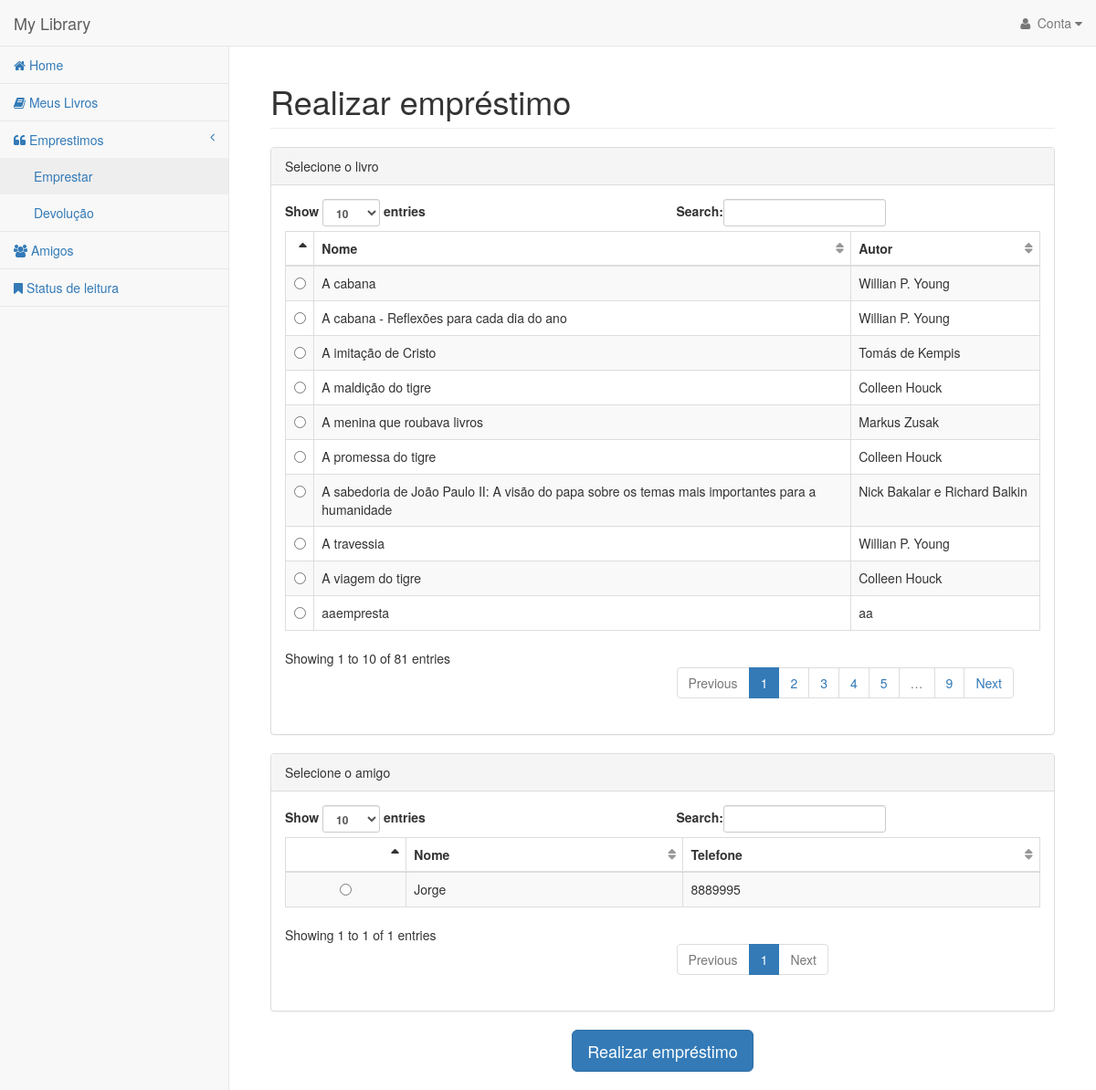
Page /telas/form-emprestimo.php (signed in) on the committed database.
### tables this page shows
CREATE TABLE `livro` (
  `idLivro` int(11) NOT NULL,
  `nome` varchar(100) NOT NULL,
  `autor` varchar(45) NOT NULL,
  `data` date NOT NULL,
  `statusEmprestimo` tinyint(1) NOT NULL DEFAULT '0',
  `statusLeitura` tinyint(1) NOT NULL,
  `Usuario_id_usr` int(11) NOT NULL
);

CREATE TABLE `amigo` (
  `idAmigo` int(11) NOT NULL,
  `nome` varchar(45) NOT NULL,
  `telefone` varchar(11) DEFAULT NULL,
  `Usuario_id_usr` int(11) NOT NULL
);

### telas/form-emprestimo.php (the view, shortened to what this page needs)
<?php
$verifica = true;
$PDO = db_connect();
$id_usr = $_SESSION['id_usr'];
$sqllista = "SELECT * FROM livro where Usuario_id_usr = :id_usr AND statusEmprestimo=0 ORDER BY nome ASC";
$stmtlista = $PDO->prepare($sqllista);
$stmtlista->bindParam(':id_usr', $id_usr);
$stmtlista->execute();
$sql_counta_total = "SELECT COUNT(*) AS total FROM livro WHERE Usuario_id_usr= :id_usr ORDER BY nome ASC ";
$stmt_counta_total = $PDO->prepare($sql_counta_total);
$stmt_counta_total->bindParam(':id_usr', $id_usr);
$stmt_counta_total->execute();
$total = $stmt_counta_total->fetchColumn();
$sqlamigo = "SELECT * FROM amigo where Usuario_id_usr = :id_usr ORDER BY nome ASC";
$stmtamigo = $PDO->prepare($sqlamigo);
$stmtamigo->bindParam(':id_usr', $id_usr);
$stmtamigo->execute();
$sql_counta_amigo = "SELECT COUNT(*) AS total FROM amigo WHERE Usuario_id_usr= :id_usr ORDER BY nome ASC ";
$stmt_counta_amigo = $PDO->prepare($sql_counta_amigo);
$stmt_counta_amigo->bindParam(':id_usr', $id_usr);
$stmt_counta_amigo->execute();
$totalamigo = $stmt_counta_amigo->fetchColumn();
?>
<!DOCTYPE html>
<html lang="en">
    <head>
        <link href="../front/vendor/bootstrap/css/bootstrap.min.css" rel="stylesheet">
        <link href="../front/vendor/metisMenu/metisMenu.min.css" rel="stylesheet">
        <link href="../front/dist/css/sb-admin-2.css" rel="stylesheet">
        <link href="../front/vendor/font-awesome/css/font-awesome.min.css" rel="stylesheet" type="text/css">
    </head>
    <body>
        <div id="wrapper">
            <nav class="navbar navbar-default navbar-static-top" role="navigation" style="margin-bottom: 0">
                <div class="container-fluid">
                    <div class="navbar-header">
                        <a class="navbar-brand" href="home.php">My Library</a>
                    </div>
                    <ul class="nav navbar-nav navbar-right">
                        <li class="dropdown">
                            <a class="dropdown-toggle" data-toggle="dropdown" href="#">
                                <i class="fa fa-user fa-fw"></i> Conta <i class="fa fa-caret-down"></i>
                            </a>
                        </li>
                    </ul>
                </div>
            </nav>
            <div class="navbar-default sidebar" role="navigation" style="margin-top: 0">
                <div class="sidebar-nav navbar-collapse">
                    <ul class="nav" id="side-menu">
                        <li>
                            <a href="home.php"><i class="fa fa-home"></i> Home</a>
                        </li>
                        <li>
                            <a href="form-listarlivro.php"><i class="fa fa-book"></i> Meus Livros</a>
                        </li>
                        <li>
                            <a href="#"><i class="fa fa-quote-left"></i> Emprestimos<span class="fa arrow"></span></a>
                            <ul class="nav nav-second-level">
                                <li>
                                    <a href="form-emprestimo.php">Emprestar</a>
                                </li>
                                <li>
                                    <a href="form-devolucao.php">Devolução</a>
                                </li>
                            </ul>
                        </li>
                        <li>
                            <a href="form-listaramigo.php"><i class="fa fa-group"></i> Amigos</a>
                        </li>
                        <li>
                            <a href="form-mudarstatus.php"><i class="fa fa-bookmark"></i> Status de leitura</a>
                        </li>
                    </ul>
                </div>
            </div>
        <div id="page-wrapper">
            <div class="container-fluid">
                <div class="row">
                    <div class="col-lg-12">
                        <h1 class="page-header">Realizar empréstimo</h1>
                        <form action="../classesPhp/emprestar.php" method="post">
                            <?php if ($total > 0): ?>
                                <div class="panel panel-default">
                                    <div class="panel-heading">
                                        Selecione o livro
                                    </div>
                                    <div class="panel-body">
                                        <table width="100%" class="table table-striped table-bordered table-hover" id="dataTables-example">
                                            <thead>
                                                <tr>
                                                    <th></th>
                                                    <th>Nome</th>
                                                    <th>Autor</th>
                                                </tr>
                                            </thead>
                                            <tbody>
                                                <?php while ($livro = $stmtlista->fetch(PDO::FETCH_ASSOC)): ?>
                                                    <tr class="even gradeC">
                                                        <td>
                                                <center><input type="radio" name="livro" id="<?php echo $livro['idLivro'] ?>" value="<?php echo $livro['idLivro'] ?>"></center>
                                                </td>
                                                <td><?php echo $livro['nome'] ?></td>
                                                <td><?php echo $livro['autor'] ?></td>
                                                </tr>
                                            <?php endwhile; ?>
                                            </tbody>
                                        </table></div></div>
                            <?php endif; ?>
                            <?php if ($totalamigo > 0): ?>
                                <div class="panel panel-default">
                                    <div class="panel-heading">
                                        Selecione o amigo
                                    </div>
                                    <div class="panel-body">
                                        <table width="100%" class="table table-striped table-bordered table-hover" id="dataTables-amigo">
                                            <thead>
                                                <tr>
                                                    <th></th>
                                                    <th>Nome</th>
                                                    <th>Telefone</th>
                                                </tr>
                                            </thead>
                                            <tbody>
                                                <?php while ($amigo = $stmtamigo->fetch(PDO::FETCH_ASSOC)): ?>
                                                    <tr class="even gradeC">
                                                        <td>
                                                <center><input type="radio" name="amigo" id="<?php echo $amigo['idAmigo'] ?>" value="<?php echo $amigo['idAmigo'] ?>"></center>
                                                </td>
                                                <td><?php echo $amigo['nome'] ?></td>
                                                <td><?php if ($amigo['telefone'] == 0) {
                                                        echo "Não cadastrado";
                                                    } else {
                                                        echo $amigo['telefone'];
                                                    } ?></td>
                                                </tr>
                                <?php endwhile; ?>
                                            </tbody>
                                        </table></div></div>
                            <?php endif; ?>
                            <?php if ($verifica): ?>
                                <center><input type="submit" value="Realizar empréstimo" class="btn btn-primary btn-lg"></center>
                                <br>
<?php else: ?>
                                <center><input type="submit" value="Realizar empréstimo" class="btn btn-primary btn-lg" disabled></center><br>
<?php endif; ?>
                        </form>
                    </div>
                </div>
            </div>
        </div>
</body>
</html>

### rows in the picture
livro: nome "A cabana", autor "Willian P. Young"
livro: nome "A cabana - Reflexões para cada dia do ano", autor "Willian P. Young"
livro: nome "A imitação de Cristo", autor "Tomás de Kempis"
livro: nome "A maldição do tigre", autor "Colleen Houck"
livro: nome "A menina que roubava livros", autor "Markus Zusak"
livro: nome "A promessa do tigre", autor "Colleen Houck"
livro: nome "A sabedoria de João Paulo II: A visão do papa sobre os temas mais importantes para a humanidade", autor "Nick Bakalar e Richard Balkin"
livro: nome "A travessia", autor "Willian P. Young"
livro: nome "A viagem do tigre", autor "Colleen Houck"
livro: nome "aaempresta", autor "aa"
amigo: nome "Jorge", telefone "8889995"
